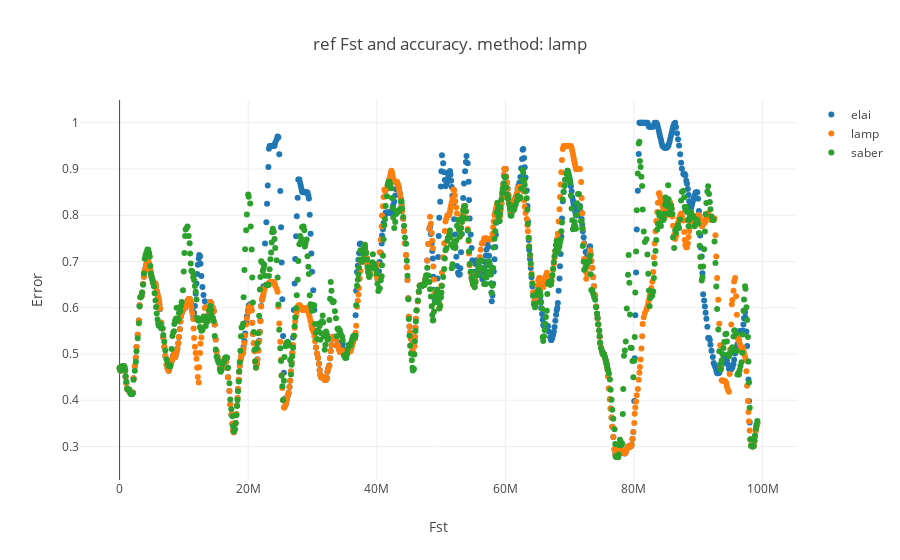

This figure's notebook cell:
### Code cell
against= 'pos'
test_select= 'lamp'

tuples= list(it.combinations(ref_labels,2))

fig_fst= [go.Scatter(
    x= pos_test[test_select],
    y= window_test[test_select],
    name= test_select,
    mode= 'markers'
) for test_select in test_names]

layout = go.Layout(
    title= 'ref Fst and accuracy. method: {}'.format(test_select),
    yaxis=dict(
        title='Error'),
    xaxis=dict(
        title= 'Fst')
)

fig= go.Figure(data=fig_fst, layout=layout)

iplot(fig)

### Figure 1 — Plotly figure (JSON) as saved in the notebook; plotly's stock layout.template omitted (floating-point values rounded to 4 significant figures; data arrays with more than 128 entries replaced by an {"elided": "..."} marker saying what was removed)
{"data": [{"mode": "markers", "name": "elai", "type": "scatter", "uid": "6474ec53-605e-4def-a278-ef2ff820dd90", "x": {"elided": "818 int values"}, "y": {"elided": "818 float values"}}, {"mode": "markers", "name": "lamp", "type": "scatter", "uid": "8d82700c-b303-4d47-a9a6-d58483882c9c", "x": {"elided": "818 int values"}, "y": {"elided": "818 float values"}}, {"mode": "markers", "name": "saber", "type": "scatter", "uid": "fe5f55ab-cb34-4223-b049-71471f8ad8c5", "x": {"elided": "818 int values"}, "y": {"elided": "818 float values"}}], "layout": {"title": "ref Fst and accuracy. method: lamp", "xaxis": {"title": "Fst"}, "yaxis": {"title": "Error"}}}
